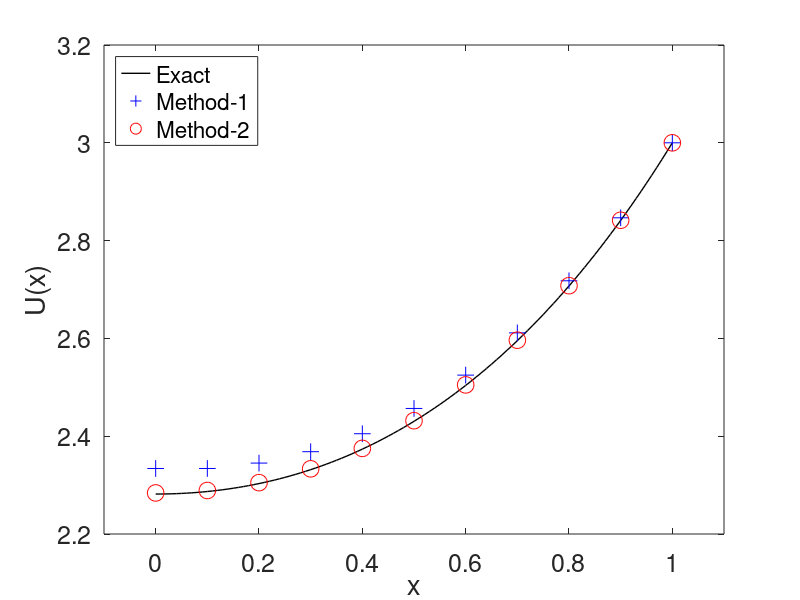
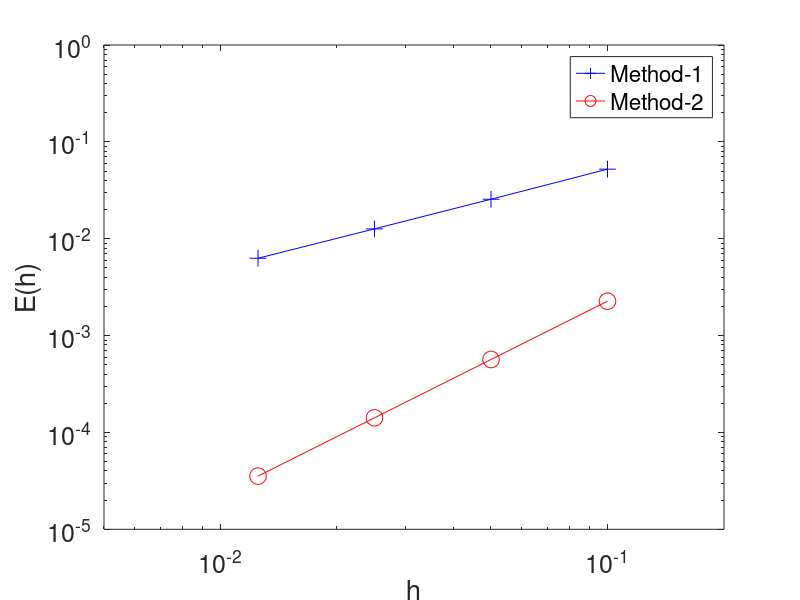

MATLAB code for these plots, in order:
%domain definition [ax,bx] E [0,1] imposing bc
% u'(0)=sigma, u(1)=beta: let us consider sigma=0, beta=3
%Mehtod-1 and Method-2 to handle the neuman BC
%Following the Randell Leveque Book on Numerical Methods
ax = 0;
bx = 1;
sigma = 0;
beta = 3;
% RHS function e^x
f = @(x) exp(x);  % right hand side function
utrue = @(x) exp(x) + (sigma-exp(ax))*(x - bx) + beta - exp(bx);  % true soln

%grid points
m = [10 20 40 80];
mesh = length(m);
E = zeros(mesh,1);
hval = zeros(mesh,1);
Ux = zeros(11,2);
for method = 1:2
    for i = 1:mesh
        n = m(i);
        x = linspace(ax,bx,n+1)';
        h = x(2)-x(1);
        hval(i) = h;
        % set up matrix A (using sparse matrix storage):
        e = ones(n+1,1);
        A = 1/h^2 * spdiags([e -2*e e], [-1 0 1], n+1, n+1);
        % fix up values in first and last row for BCs:
        A(1,1) = -1/h;
        A(1,2) = 1/h;
        A(n+1,n) = 0;
        A(n+1,n+1) = 1;
        
        % Right hand side:
        F = f(x);
        %F(1) = sigma;  % Approach 1 first order
        F(1) = sigma+ h/2 * F(1)*(method-1); %Approach 2 2nd order
        F(n+1) = beta;
        
        % solve linear system:
        U = A\F;
        
        
        uhat = utrue(x);
        err = abs(U - uhat);
        E(i,method) = max(abs(err));
       if i==1
           x1=x;
           Ux(:,method)=U;
       end
    end
end

% plot solutions:
figure(1)
clf
xfine = linspace(ax,bx,101);
ufine = utrue(xfine);
plot(xfine,ufine,'-k','LineWidth',1);
hold on
plot(x1,Ux(:,1),'+b','MarkerSize',12);
plot(x1,Ux(:,2),'or','MarkerSize',12);
hold off
axis([-.1 1.1 2.2 3.2])
set(gca,'fontsize',18)
xlabel('x');
ylabel('U(x)');
legend('Exact','Method-1','Method-2','Location','northwest');

% log-log plot of errors:
figure(2)
clf
loglog(hval,E(:,1),'b+-','MarkerSize',12);
hold on
loglog(hval,E(:,2),'ro-','MarkerSize',12);
hold off
axis([5e-3 .2 1e-5 1])
set(gca,'fontsize',18)
legend('Method-1','Method-2');
xlabel('h');
ylabel('E(h)');
